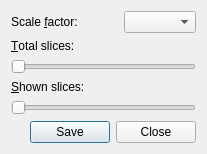
<?xml version="1.0" encoding="UTF-8"?>
<ui version="4.0">
 <author>GOU Lingfeng</author>
 <class>gapr::fix::QualityDialog</class>
 <widget class="QDialog" name="gapr::fix::QualityDialog">
  <property name="geometry">
   <rect>
    <x>0</x>
    <y>0</y>
    <width>400</width>
    <height>300</height>
   </rect>
  </property>
  <property name="windowTitle">
   <string>Quality</string>
  </property>
  <layout class="QVBoxLayout" name="verticalLayout">
   <property name="sizeConstraint">
    <enum>QLayout::SetFixedSize</enum>
   </property>
   <item>
    <layout class="QHBoxLayout" name="horizontalLayout_6">
     <item>
      <widget class="QLabel" name="label">
       <property name="text">
        <string>Scale &amp;factor:</string>
       </property>
       <property name="buddy">
        <cstring>select_scale</cstring>
       </property>
      </widget>
     </item>
     <item>
      <spacer name="horizontalSpacer_4">
       <property name="orientation">
        <enum>Qt::Horizontal</enum>
       </property>
       <property name="sizeHint" stdset="0">
        <size>
         <width>40</width>
         <height>20</height>
        </size>
       </property>
      </spacer>
     </item>
     <item>
      <widget class="QComboBox" name="select_scale"/>
     </item>
    </layout>
   </item>
   <item>
    <widget class="QLabel" name="label_3">
     <property name="text">
      <string>&amp;Total slices:</string>
     </property>
     <property name="buddy">
      <cstring>total_slices</cstring>
     </property>
    </widget>
   </item>
   <item>
    <widget class="QSlider" name="total_slices">
     <property name="minimumSize">
      <size>
       <width>96</width>
       <height>0</height>
      </size>
     </property>
     <property name="orientation">
      <enum>Qt::Horizontal</enum>
     </property>
    </widget>
   </item>
   <item>
    <widget class="QLabel" name="label_2">
     <property name="text">
      <string>&amp;Shown slices:</string>
     </property>
     <property name="buddy">
      <cstring>shown_slices</cstring>
     </property>
    </widget>
   </item>
   <item>
    <widget class="QSlider" name="shown_slices">
     <property name="minimumSize">
      <size>
       <width>96</width>
       <height>0</height>
      </size>
     </property>
     <property name="orientation">
      <enum>Qt::Horizontal</enum>
     </property>
    </widget>
   </item>
   <item>
    <widget class="QDialogButtonBox" name="quality_button_box">
     <property name="orientation">
      <enum>Qt::Horizontal</enum>
     </property>
     <property name="standardButtons">
      <set>QDialogButtonBox::Close|QDialogButtonBox::Save</set>
     </property>
    </widget>
   </item>
  </layout>
 </widget>
 <resources/>
 <connections/>
</ui>
